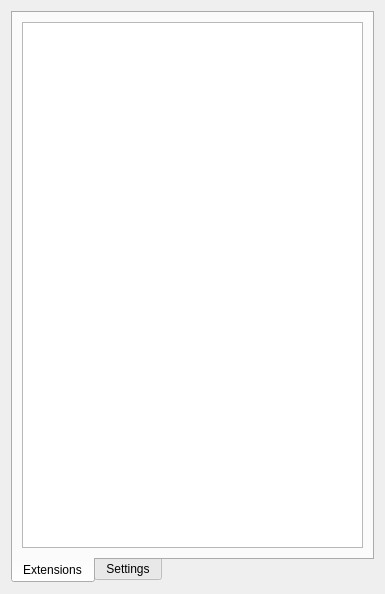
<?xml version="1.0" encoding="UTF-8"?>
<ui version="4.0">
 <class>Sidebar</class>
 <widget class="QWidget" name="Sidebar">
  <property name="geometry">
   <rect>
    <x>0</x>
    <y>0</y>
    <width>385</width>
    <height>594</height>
   </rect>
  </property>
  <property name="windowTitle">
   <string>Form</string>
  </property>
  <layout class="QGridLayout" name="gridLayout_2">
   <item row="0" column="0">
    <widget class="QTabWidget" name="sidebarTab">
     <property name="tabPosition">
      <enum>QTabWidget::South</enum>
     </property>
     <property name="currentIndex">
      <number>0</number>
     </property>
     <widget class="QWidget" name="tabExtensions">
      <attribute name="title">
       <string>Extensions</string>
      </attribute>
      <layout class="QGridLayout" name="gridLayout">
       <item row="0" column="0">
        <widget class="QListWidget" name="listFeatures"/>
       </item>
      </layout>
     </widget>
     <widget class="QWidget" name="tabSettings">
      <attribute name="title">
       <string>Settings</string>
      </attribute>
     </widget>
    </widget>
   </item>
  </layout>
 </widget>
 <resources/>
 <connections/>
</ui>
